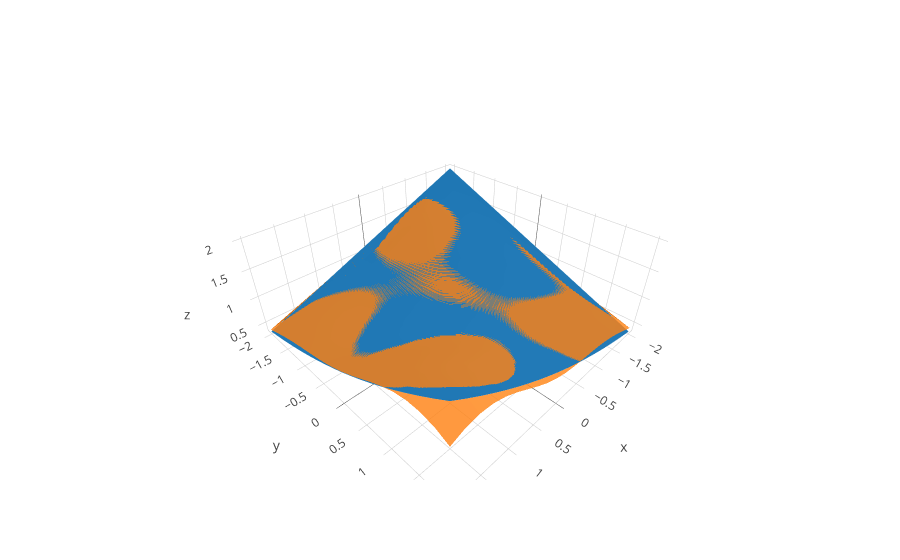

Source (notebook cell):
### Code cell
d = 2
n = 20
X, Y = np.meshgrid(np.linspace(-d, d, n), np.linspace(-d, d, n))
X, Y = X.flatten(), Y.flatten()
# points = np.transpose(np.reshape([X, Y], [2, n**2]))
points = np.transpose([X, Y])
Z = np.reshape([true_ratio(point) for point in points], [n, n])
W = np.reshape([approximated_ratio(point) for point in points], [n, n])
trace1 = plotly.graph_objs.Mesh3d(x=X.flatten(), y=Y.flatten(), z=Z.flatten(), name='True ratio')
trace2 = plotly.graph_objs.Mesh3d(x=X.flatten(), y=Y.flatten(), z=W.flatten(), name='Approximated ratio', opacity=0.80)
plotly.offline.iplot([trace1, trace2])

### Figure 1 — Plotly figure (JSON) as saved in the notebook; plotly's stock layout.template omitted (floating-point values rounded to 4 significant figures; data arrays with more than 128 entries replaced by an {"elided": "..."} marker saying what was removed)
{"data": [{"name": "True ratio", "type": "mesh3d", "x": {"elided": "400 float values"}, "y": {"elided": "400 float values"}, "z": {"elided": "400 float values"}}, {"name": "Approximated ratio", "opacity": 0.8, "type": "mesh3d", "x": {"elided": "400 float values"}, "y": {"elided": "400 float values"}, "z": {"elided": "400 float values"}}], "layout": {}}
